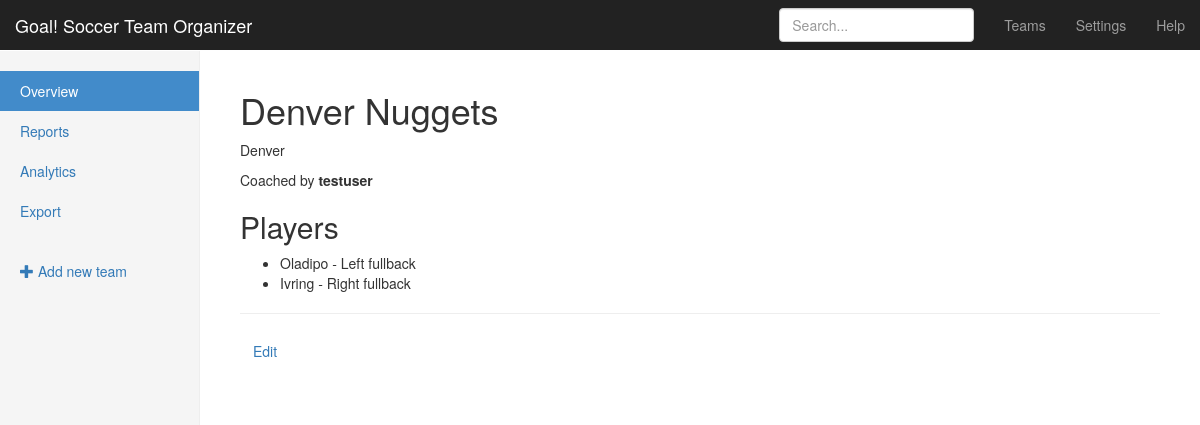
Screenshot of /teams/3/ with the database file from the repository.
### teams/models.py (models this page shows, shortened)
class Team(models.Model):
    name = models.CharField(max_length=255)
    coach = models.ForeignKey(User, related_name='teams', on_delete=models.CASCADE)
    practice_location = models.CharField(max_length=255)

class Player(models.Model):
    name = models.CharField(max_length=255)
    age = models.PositiveIntegerField()
    position = models.CharField(choices=POSITIONS, max_length=3)
    team = models.ForeignKey(Team, related_name='players', on_delete=models.CASCADE)

### teams/views.py (the view)
# urls.py: url(r'^(?P<pk>\d+)/$', views.TeamDetailView.as_view(), name='detail'),
class TeamDetailView(DetailView, UpdateView):
    fields = ("name", "practice_location", "coach")
    model = models.Team
    template_name = "teams/team_detail.html"

### teams/templates/teams/team_detail.html (shortened to what this page needs)
{% extends "teams/_layout.html" %}
{% block body_content %}
<h1>{{ team.name  }}</h1>
<p class="muted">{{ team.practice_location }}</p>
<p>Coached by <strong>{{ team.coach.get_full_name|default:team.coach }}</strong></p>
<h2>Players</h2>
<ul>
{% for player in team.players.all %}
	<li>{{ player.name }} - {{ player.get_position_display }}</li>
{% endfor %}
</ul>
<hr>
<p><a href="{% url 'teams:update' pk=team.pk %}" class="btn">Edit</a></p>
{% endblock %}

### assets/css/goal.css (style rules this page uses)
body { padding-top: 50px; }

### rows the page displays
Team: name "Denver Nuggets", practice_location "Denver", coach.get_full_name "testuser"
Player: name "Oladipo", position "Left fullback"
Player: name "Ivring", position "Right fullback"
